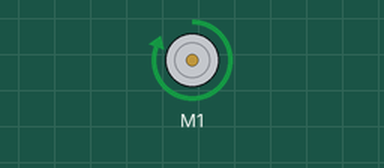
Bench run of a program on a simulated Raspberry Pi (BCM pin numbers) with an Explorer HAT. Parts: DC motor (green arrow = forward, orange = backward, longer = faster). Random numbers come from a fixed seed. At 1.1 s the program stops and its outputs stay as they are.

Above: at 0.1 s.
At 1.2 s:
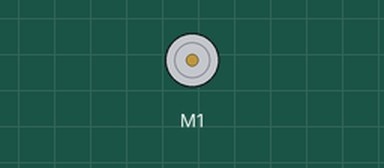
Timing chart, 0 to 2.6 s (numbered marks = the images above):
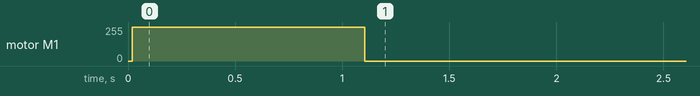

The program:

eh-wheel-of-fortune.py
```python
#the motor will run for a randomized amount of time
from time import sleep
import explorerhat
import random

spin = random.uniform(0.5, 5)

explorerhat.motor.one.forward(100)

sleep(spin)

explorerhat.motor.one.stop()
```

Measured:
- by itself, motor M1: stopped → forward 255/255 at 0.02 s, → stopped 1.1 s later
